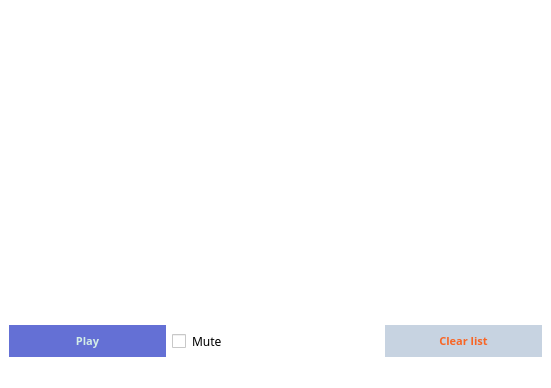
<?xml version="1.0" encoding="UTF-8"?>
<ui version="4.0">
 <class>MainWindow</class>
 <widget class="QMainWindow" name="MainWindow">
  <property name="geometry">
   <rect>
    <x>0</x>
    <y>0</y>
    <width>551</width>
    <height>388</height>
   </rect>
  </property>
  <property name="windowTitle">
   <string>Floppy Wallpaper</string>
  </property>
  <property name="styleSheet">
   <string notr="true">background-color:rgb(255, 255, 255);padding:0px;margin:0px;border:none;</string>
  </property>
  <widget class="QWidget" name="centralwidget">
   <layout class="QVBoxLayout" name="verticalLayout">
    <item>
     <widget class="QListView" name="listView">
      <property name="sizePolicy">
       <sizepolicy hsizetype="Expanding" vsizetype="Preferred">
        <horstretch>0</horstretch>
        <verstretch>1</verstretch>
       </sizepolicy>
      </property>
      <property name="autoFillBackground">
       <bool>false</bool>
      </property>
      <property name="styleSheet">
       <string notr="true">gridline-color: rgb(161, 197, 255);
</string>
      </property>
     </widget>
    </item>
    <item>
     <layout class="QHBoxLayout" name="horizontalLayout">
      <item>
       <widget class="QPushButton" name="playBotton">
        <property name="sizePolicy">
         <sizepolicy hsizetype="Expanding" vsizetype="Fixed">
          <horstretch>0</horstretch>
          <verstretch>55</verstretch>
         </sizepolicy>
        </property>
        <property name="minimumSize">
         <size>
          <width>0</width>
          <height>32</height>
         </size>
        </property>
        <property name="font">
         <font>
          <family>Microsoft YaHei</family>
          <pointsize>8</pointsize>
          <weight>75</weight>
          <bold>true</bold>
         </font>
        </property>
        <property name="styleSheet">
         <string notr="true">background-color: rgb(100,112,213);
color: rgb(211,237,231);</string>
        </property>
        <property name="text">
         <string>Play</string>
        </property>
       </widget>
      </item>
      <item>
       <widget class="QCheckBox" name="muteCheckBox">
        <property name="font">
         <font>
          <family>Microsoft YaHei</family>
         </font>
        </property>
        <property name="text">
         <string>Mute</string>
        </property>
       </widget>
      </item>
      <item>
       <spacer name="horizontalSpacer">
        <property name="orientation">
         <enum>Qt::Horizontal</enum>
        </property>
        <property name="sizeHint" stdset="0">
         <size>
          <width>40</width>
          <height>20</height>
         </size>
        </property>
       </spacer>
      </item>
      <item>
       <widget class="QPushButton" name="pushButton">
        <property name="sizePolicy">
         <sizepolicy hsizetype="Expanding" vsizetype="Expanding">
          <horstretch>0</horstretch>
          <verstretch>0</verstretch>
         </sizepolicy>
        </property>
        <property name="font">
         <font>
          <family>Microsoft YaHei</family>
          <pointsize>8</pointsize>
          <weight>75</weight>
          <bold>true</bold>
         </font>
        </property>
        <property name="styleSheet">
         <string notr="true">background-color:rgb(199,211,225);
color: rgb(248,101,37);</string>
        </property>
        <property name="text">
         <string>Clear list</string>
        </property>
       </widget>
      </item>
     </layout>
    </item>
   </layout>
  </widget>
  <widget class="QMenuBar" name="menubar">
   <property name="geometry">
    <rect>
     <x>0</x>
     <y>0</y>
     <width>551</width>
     <height>21</height>
    </rect>
   </property>
  </widget>
  <widget class="QStatusBar" name="statusbar"/>
 </widget>
 <resources/>
 <connections/>
</ui>
